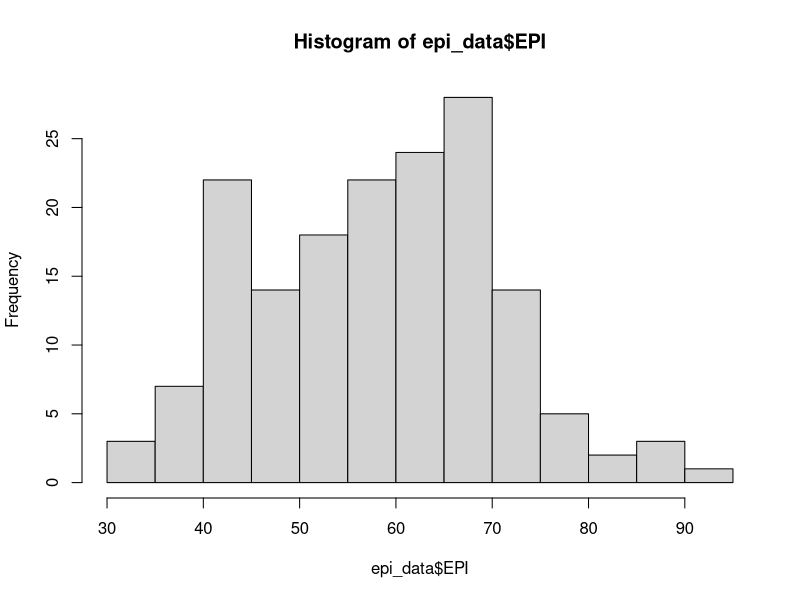
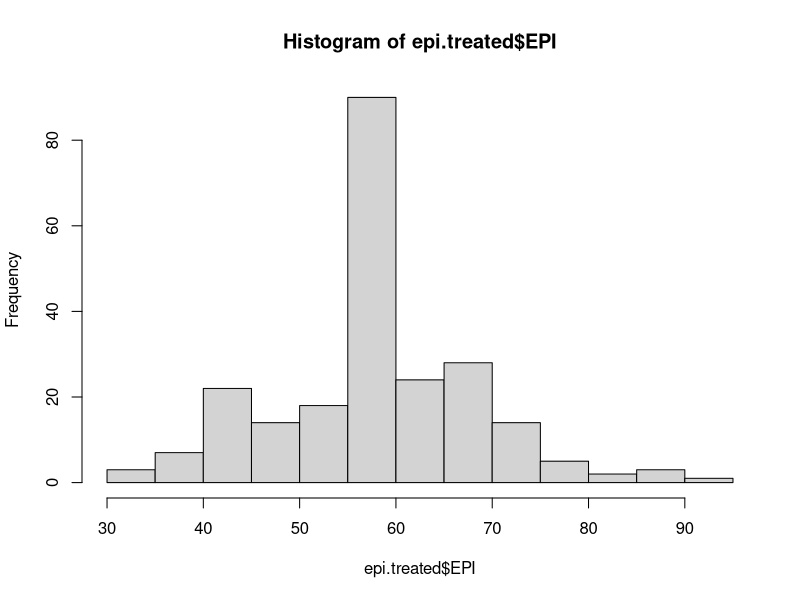
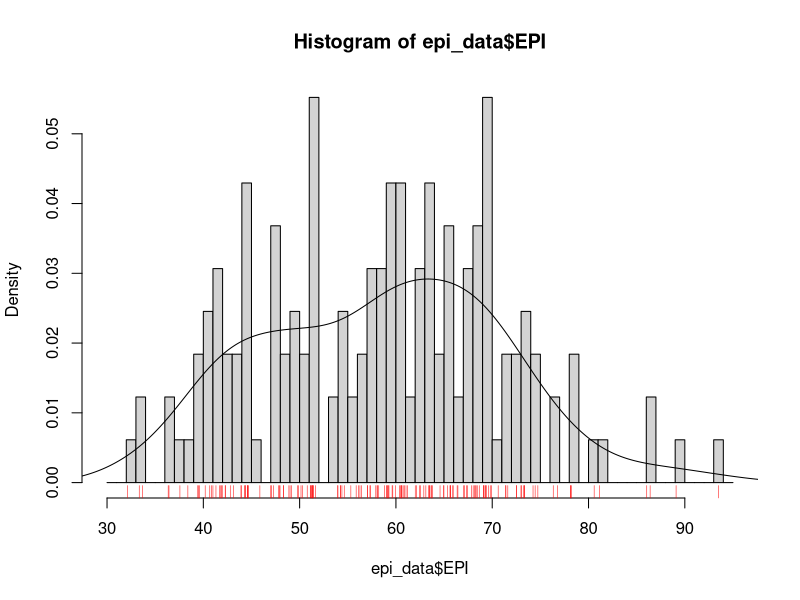
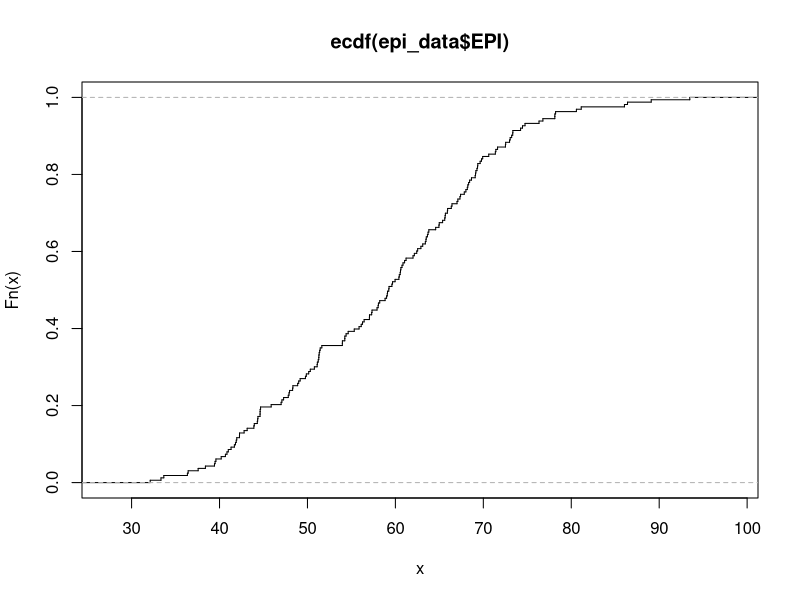

These charts were generated, in order, by the following R code:
install.packages("dplyr")
install.packages("purr")

library(dplyr)
library(purrr)

epi_data <- read.csv("EPI2010_data.csv")

epi.treated <- epi_data

# calculate means for each numeric columns
epi.means<-1:ncol(epi.treated) |> map(function(col_idx){
  if(is.numeric(epi.treated[1,col_idx])){
    mean(epi.treated[,col_idx], na.rm=TRUE)
  }
})

geo.subregions<-as.vector(unique(epi.treated$GEO_subregion))
gdp_means_by_subregions<-geo.subregions |>
  map(function(subregion) mean(epi.treated$GDPCAP07[epi.treated$GEO_subregion==subregion], na.rm = TRUE))

mean_gdp_by_subregion<-NULL
for(i in 1:length(geo.subregions)){
  mean_gdp_by_subregion[geo.subregions[i]]<-gdp_means_by_subregions[i]
}

# population density = Population/Landarea
# GDPCAP = mean of GDPCAP by sub-region for missing value
for(i in 1:nrow(epi.treated)){
  for(j in 1:ncol(epi.treated)){
    if(is.na(epi.treated[i,j]) && is.numeric(epi.treated[i,j])){
      if(colnames(epi.treated[j])=="PopulationDensity"){
        epi.treated$PopulationDensity[i]<-epi.treated$Population07[i]/epi.treated$Landarea[i]
      }else if(colnames(epi.treated[j])=="GDPCAP07"){
        epi.treated$GDPCAP07[i]<-mean_gdp_by_subregion[[epi.treated$GEO_subregion[i]]]
      }
      else{
        
        # This is not a good approximation for several features like EPI, Population, etc., need to figure out a better way to do replace NA.
        epi.treated[i,j]<-epi.means[j] 
      }
    }
  }
}

# EPI stats before treatment
summary(epi_data$EPI)
# EPI stats after treatment
summary(epi.treated$EPI)

# Equivalent to EPI stats above but without the NAs.
fivenum(epi_data$EPI, na.rm = TRUE)

stem(epi_data$EPI)
stem(epi_data$EPI, scale = 2.5)

sort(unique(epi_data$EPI, na.rm=TRUE))

hist(epi_data$EPI)
hist(epi.treated$EPI)

# Histogram for values in range [30, 95] with probability densities.
hist(epi_data$EPI, seq(30., 95., 1.0), prob=TRUE)

lines(density(epi_data$EPI, na.rm = TRUE, bw = "SJ"))

rug(epi_data$EPI, col = "RED")

plot(ecdf(epi_data$EPI), do.points=FALSE, verticals = T)
